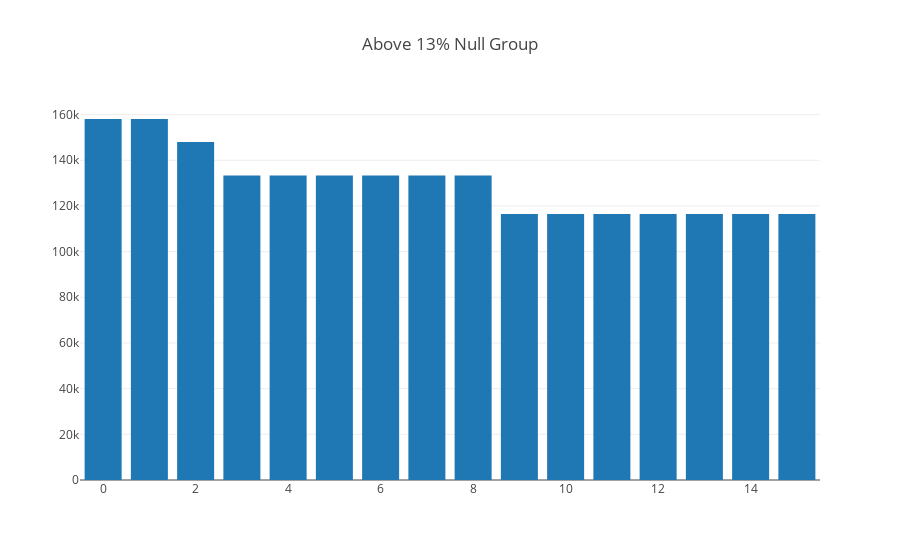
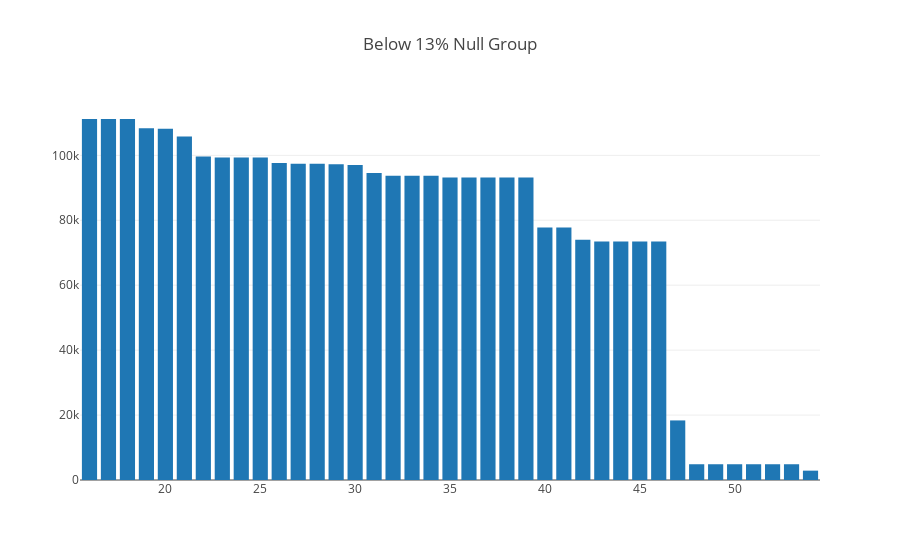

The code cell stored with these charts, in order, in its notebook:
### Code cell
af_x = above_thirteen.index
af_y = above_thirteen['Total NaNs']

bf_x = below_thirteen.index
bf_y = below_thirteen['Total NaNs']

trace1=plotly.offline.iplot({
    "data": [go.Bar(x=af_x, y=af_y )],
        "layout": go.Layout(title="Above 13% Null Group")})

trace2=plotly.offline.iplot({
    "data": [go.Bar(x=bf_x, y=bf_y )],
        "layout": go.Layout(title="Below 13% Null Group")})

trace1, trace2

### Figure 1 — Plotly figure (JSON) as saved in the notebook; plotly's stock layout.template omitted (floating-point values rounded to 4 significant figures)
{"data": [{"type": "bar", "x": [0, 1, 2, 3, 4, 5, 6, 7, 8, 9, 10, 11, 12, 13, 14, 15], "y": [158064, 158064, 147988, 133324, 133324, 133324, 133324, 133324, 133324, 116515, 116515, 116515, 116515, 116515, 116515, 116515]}], "layout": {"title": "Above 13% Null Group"}}

### Figure 2 — Plotly figure (JSON) as saved in the notebook; plotly's stock layout.template omitted (floating-point values rounded to 4 significant figures)
{"data": [{"type": "bar", "x": [16, 17, 18, 19, 20, 21, 22, 23, 24, 25, 26, 27, 28, 29, 30, 31, 32, 33, 34, 35, 36, 37, 38, 39, 40, 41, 42, 43, 44, 45, 46, 47, 48, 49, 50, 51, 52, 53, 54], "y": [111196, 111196, 111196, 108315, 108164, 105800, 99611, 99352, 99352, 99352, 97632, 97375, 97375, 97274, 97008, 94572, 93740, 93740, 93740, 93155, 93148, 93148, 93148, 93148, 77792, 77792, 73969, 73499, 73499, 73499, 73499, 18348, 4854, 4854, 4854, 4854, 4854, 4854, 2881]}], "layout": {"title": "Below 13% Null Group"}}
